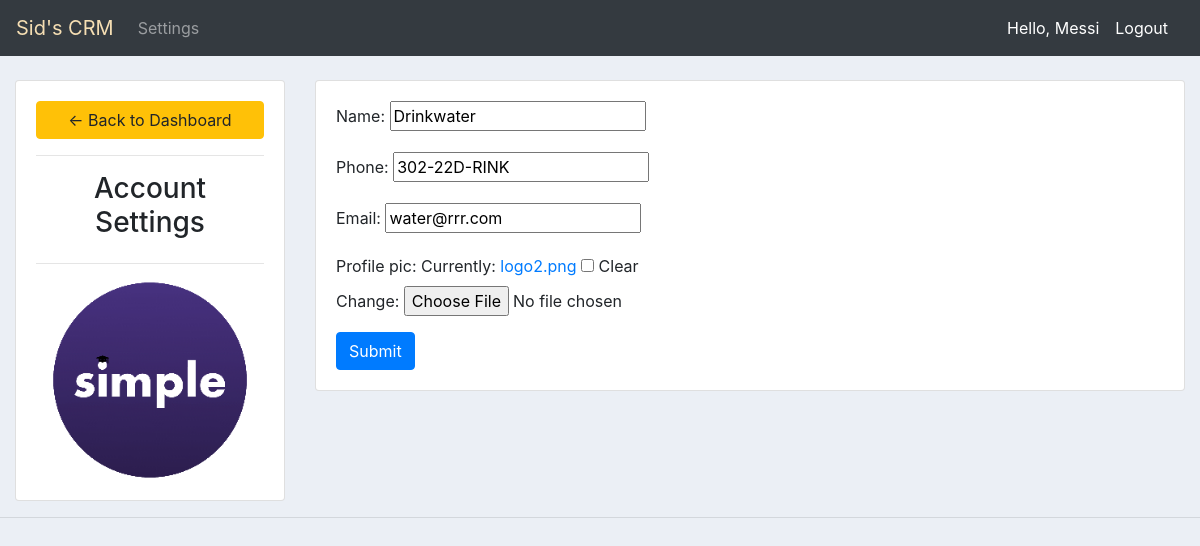
/account/ (signed in), run on the app's committed database.
### accounts/models.py (models this page shows, shortened)
class Customer(models.Model):
    user = models.OneToOneField(
        User, null=True, blank=True, on_delete=models.CASCADE)
    name = models.CharField(max_length=250, null=True)
    phone = models.CharField(max_length=13, null=True, blank=True)
    email = models.EmailField(max_length=250, null=True, blank=True)
    profile_pic = models.ImageField(default='logo2.png', null=True, blank=True)
    date_created = models.DateTimeField(default=timezone.now)

### accounts/decorators.py (the view)
        def wrapper_func(request, *args, **kwargs):
            group = None
            if request.user.groups.exists():
                group = request.user.groups.all()[0].name
            if group in allowed_roles:
                return view_func(request, *args, **kwargs)
            else:
                return HttpResponse('Dead end my friend')

### accounts/forms.py
class CustomerForm(ModelForm):
    class Meta:
        model = Customer
        fields = '__all__'
        exclude = ['date_created', 'user']

### accounts/views.py (called while the page is built)
@login_required(login_url='login')
@allowed_users(allowed_roles=['customer'])
def accountSettings(request):
    customer = request.user.customer
    form = CustomerForm(instance=customer)
    if request.method == 'POST':
        form = CustomerForm(request.POST, request.FILES, instance=customer)
        if form.is_valid():
            form.save()
    context = {'form': form}
    return render(request, 'accounts/account_settings.html', context)

### accounts/templates/accounts/account_settings.html (shortened to what this page needs)
{%  extends 'accounts/base.html' %}
{% load static %}
{% block content %}
<br>
<div class="row">
	<div class="col-md-3">
		<div class="card card-body">
			<a class="btn btn-warning" href="{% url 'home' %}"> &#8592; Back to Dashboard</a>
			<hr>
			<h3 style="text-align: center">Account Settings</h3>
			<hr>
			<img class="profile-pic" src="{{request.user.customer.profile_pic.url}}" >
		</div>
	</div>
	<div class="col-md-9">
		<div class="card card-body">
			<form method="POST" action="" enctype="multipart/form-data">
				{{form.as_p}}
			<input class="btn btn-primary" type="submit" name="Update Information">
			</form>
		</div>
	</div>
</div>
{% endblock %}

### accounts/templates/accounts/navbar.html (shortened to what this page needs)
{% load static %}
<nav class="navbar navbar-expand-lg navbar-dark bg-dark">
  <a class="navbar-brand" id="logo" href="/">Sid's CRM</a>
  <div class="collapse navbar-collapse" id="navbarNav">
    <ul class="navbar-nav">
      {% if request.user.is_staff %}
      <li class="nav-item active">
        <a class="nav-link" href="{% url 'home' %}">Dashboard</a>
      </li>
      <li class="nav-item">
        <a class="nav-link" href="{% url 'products' %}">Products</a>
      </li>
      {% else %}
      <li class="nav-item">
        <a class="nav-link" href="{% url 'account' %}">Settings</a>
      </li>
      {% endif %}
    </ul>
  </div>
  <span class="hello-msg">Hello, {{request.user}}</span>
  <span><a class="hello-msg" href="{% url 'logout' %}">Logout</a></span>
</nav>

### static/css/main.css (style rules this page uses)
#logo { color: wheat; }
body { background-color: #ebeff5; }

### accounts/templates/accounts/navbar.html (style rules this page uses)
.hello-msg { font-size: 1rem; color: white; margin-right: 1rem; }

### accounts/templates/accounts/account_settings.html (style rules this page uses)
.profile-pic { max-width: 200px; max-height:200px; margin: 0 auto; border-radius: 50%; }

### data on the page
Customer: name "Drinkwater", phone "302-22D-RINK", email "water@rrr.com"

### other printed values
{{ request.user }} "Messi"
